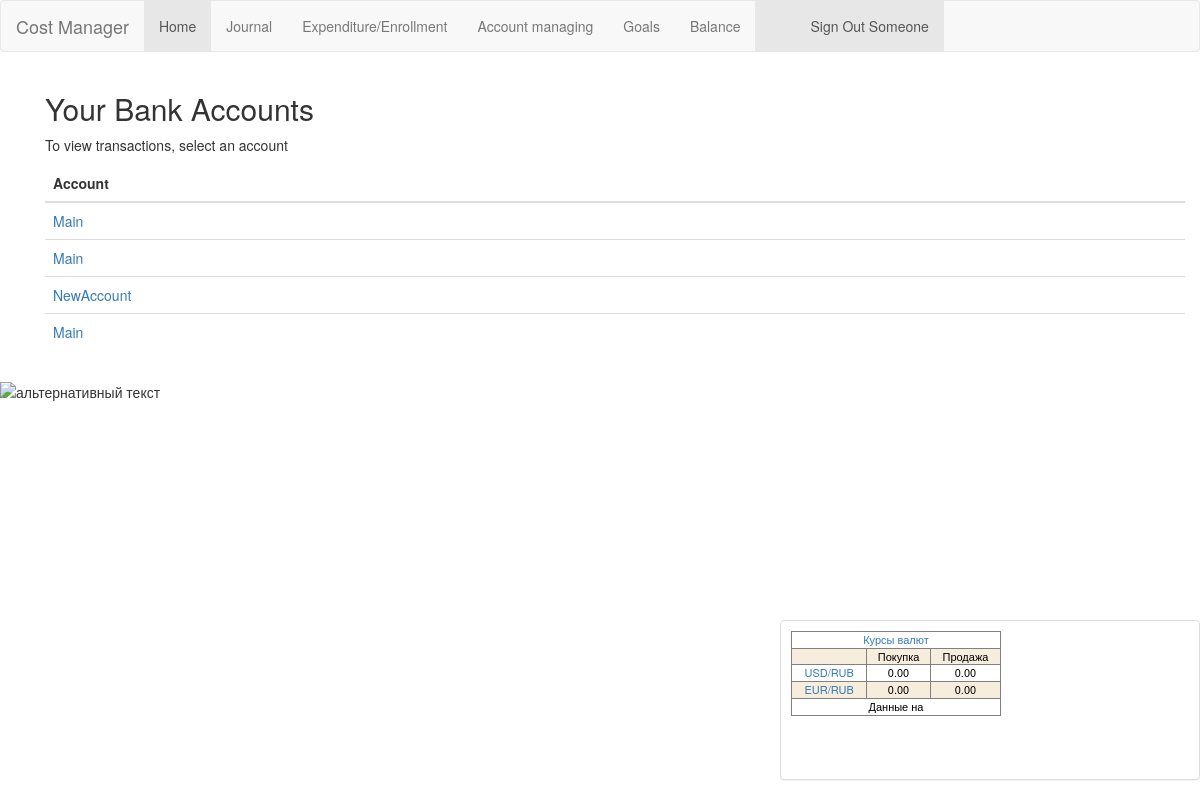
The page /costmanager/accounts/all/ (signed in) on the database its author committed.
### cost_manager/models.py (models this page shows)
class Account_transaction(models.Model):
    class Meta():
        db_table = 'all transaction'
    user = models.ForeignKey(settings.AUTH_USER_MODEL, default=1)
    ACCOUNT_JOURNAL_STATUS = (('+', 'Приход'), ('-', 'Расход'))
    ACCOUNT_TRANSACTION_CURRENCY = (('USD', 'dollars'), ('EUR', 'euro'), ('RUR', 'rubles'))
    TEXT_EXP = "Введите статью расходов или источник дохода"
    account_jornal_status = models.CharField(max_length=10, verbose_name='Operation status:', default='+',choices=ACCOUNT_JOURNAL_STATUS)
    account_transaction_expenditure_name = models.CharField(verbose_name='Expenditure name:',max_length=30,help_text=TEXT_EXP)
    account_transaction_date = models.DateTimeField(verbose_name='Date/time:',default=timezone.now)
    account_transaction_currency = models.CharField(verbose_name='Currency:',max_length=10,default='RUR',choices=ACCOUNT_TRANSACTION_CURRENCY)
    account_transaction_amount = models.IntegerField(verbose_name='Amount:',default=0)
    account_transaction_comment = models.CharField(verbose_name='comment:',max_length=30,default="comment...")
    TEXT_TITLE = "Введите имя счета, например: Основной \n Валютный \n Сберегательный"
    account_title = models.CharField(verbose_name='Account Name:', max_length=30, blank=True, help_text=TEXT_TITLE)
    account_balance = models.IntegerField(verbose_name='Account balance:', default=0)

### cost_manager/views.py (the view)
def AccountList(request):
    USER = request.user
    USER_ID = USER.id
    bank_account = Account_transaction.objects.filter(user_id = USER_ID)
    user_name = auth.get_user(request).get_username()
    return render_to_response('AccountList.html',{'accounts': bank_account,'username':user_name})

### cost_manager/templates/AccountList.html (shortened to what this page needs)
{% extends 'main.html' %}
{% block AccountList %}
<div class="container">
  <h2>Your Bank Accounts</h2>
  <p>To view transactions, select an account</p>
  <table class="table">
    <thead>
      <tr>
        <th>Account</th>
      </tr>
    </thead>
    <tbody>
    {% for account in accounts %}
        {% if  account.account_title  %}
        <tr><td><a href = '/transactions/get/{{ account.id }}'> {{ account.account_title }}</a></td></tr>
        {% endif %}
    {% endfor %}
    </tbody>
  </table>
</div>
{% endblock %}

### templates/main.html (shortened to what this page needs)
<!DOCTYPE html>
<html lang="en">
<head>
  <link rel="stylesheet" href="https://maxcdn.bootstrapcdn.com/bootstrap/3.3.7/css/bootstrap.min.css">
</head>
<body>
<nav class="navbar navbar-default">
  <div class="container-fluid">
    <div class="navbar-header">
      <a class="navbar-brand" href="https://www.forbes.com/billionaires/list/">Cost Manager</a>
    </div>
    <ul class="nav navbar-nav">
      <li class="active"><a href="/home/">Home</a></li>
      <li><a href="/accounts/all/">Journal</a></li>
      <li><a href="/1/addPost/1">Expenditure/Enrollment</a></li>
      <li><a href="/create/new/">Account managing</a></li>
      <li><a href="/goals/new/">Goals</a></li>
      <li><a href="/balance/">Balance</a></li>
        {% if username %}
        <li class="active"><a href="/auth/logout/"><ul class="align-right">Sign Out {{ username }}</ul></a></li>
        {% else %}
        <li class="active"><a href="/auth/login/"><ul class="align-right">Login</ul></a></li>
        {% endif %}
    </ul>
  </div>
</nav>
{% if username %}
<div class="container">
{% block AccountList %}
{% endblock %}
{% endif %}
</div>
<img src="https://i.pinimg.com/originals/92/6c/d7/926cd75ba73558929e97400fd6c0c223.png" alt="альтернативный текст">
{% if username %}
<div class="panel panel-default" id = "footer" >
<table width="210" border="1" style="border-collapse: collapse; text-align:center; font-size:11px; color:#000000; "><tr bgcolor=""><td height="10" valign="top" colspan="3"><style>A.forexpf_ { text-decoration: none;} A.forexpf_:visited {color: #000000;} </style><a href="http://www.forexpf.ru/" title="Курсы валют" target="_blank" class="forexpf_">Курсы валют</a></td></tr><tr bgcolor="F6EDDD"><td></td><td>Покупка</td><td>Продажа</td></tr><tr bgcolor=""><td><a href="http://www.forexpf.ru/currency_usd.asp" title="Курс доллара" target="_blank" class="forexpf_">USD/RUB</a></td><td id="usdrubbid">0.00</td><td id="usdrubask">0.00</td></tr><tr bgcolor="F6EDDD"><td><a href="http://www.forexpf.ru/currency_eur.asp" title="Курс Евро" target="_blank" class="forexpf_">EUR/RUB</a></td><td id="eurrubbid">0.00</td><td id="eurrubask">0.00</td></tr><tr bgcolor=""><td colspan="3" id="euusrutm">Данные на</td></tr></table><script src="http://informers.forexpf.ru/export/euusrub.js?nc=1"></script>
</div>
{% endif %}
</body>
</html>

### templates/main.html (style rules this page uses)
#footer { position: fixed; right: 0; bottom: 0; padding: 10px; width: 35%; height: 20%; }
A.forexpf_ { text-decoration: none; }

### rows shown on the page
Account_transaction: account_title "Main"
Account_transaction: account_title "Main"
Account_transaction: account_title "NewAccount"
Account_transaction: account_title "Main"

### other values the page prints
{{ username }} "Someone"
